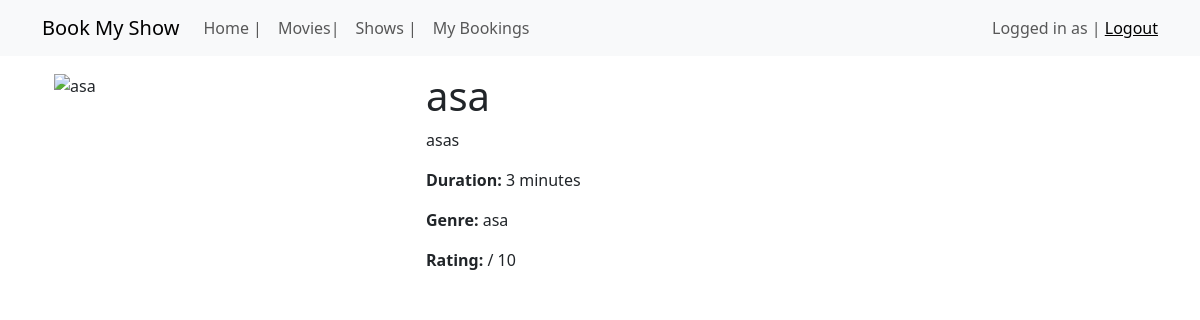
Page /movies/1 on the committed database.
### application/models.py (models this page shows, shortened)
class Movie(db.Model):
    id = db.Column(db.Integer, primary_key=True)
    name = db.Column(db.String(100), nullable=False)
    genre = db.Column(db.String(100), nullable=False)
    director = db.Column(db.String(100), nullable=False)
    cast = db.Column(db.String(1000), nullable=False)
    synopsis = db.Column(db.Text, nullable=False)
    duration = db.Column(db.Integer, nullable=False)
    release_date = db.Column(db.Text)
    rating = db.Column(db.Float, nullable=False)
    poster = db.Column(db.String(100))
    bookings = db.relationship('Booking', backref='movie', lazy=True)
    comments = db.relationship('Comment', backref='movie', lazy=True)
    likes = db.relationship('Like', backref='movie', lazy=True)
    showtimes = db.relationship('Showtime', backref='movie', lazy=True)

### application/controllers.py (the view)
@app.route('/movies/<int:movie_id>')
def movie_detail(movie_id):
    movie = Movie.query.get_or_404(movie_id)
    showtimes = movie.showtimes
    return render_template('movie_detail.html', movie=movie, showtimes=showtimes)

### templates/movie_detail.html
  {% extends 'base.html' %}
  {% block content %}
  <div class="container">
    <div class="row">
        <div class="col-md-4">
            <img class="img-fluid" src="{{ movie.image_url }}" alt="{{ movie.name }}">
        </div>
        <div class="col-md-8">
            <h1>{{ movie.name }}</h1>
            <p>{{ movie.director }}</p>
            <p><strong>Duration:</strong> {{ movie.duration }} minutes</p>
            <p><strong>Genre:</strong> {{ movie.genre }}</p>
            <p><strong>Rating:</strong> {{ movie.rating }} / 10</p>
        </div>
    </div>
</div>
  {% endblock %}

### rows in the picture
Movie: name "asa", director "asas", duration "3", genre "asa"
